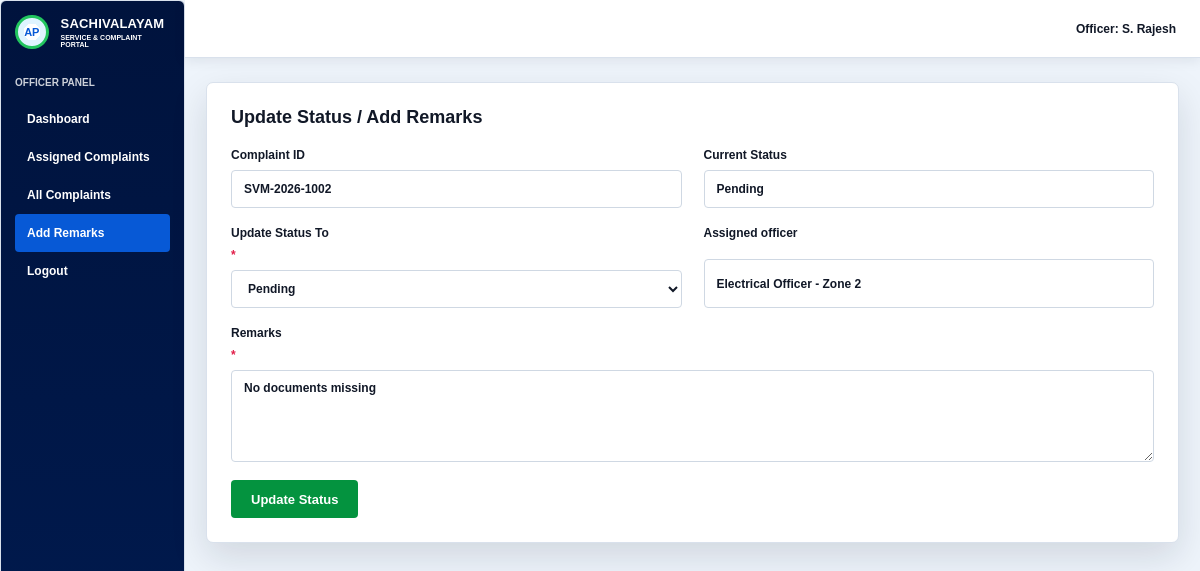
/request/SVM-2026-1002 (signed in), run on the app's committed database.
### tables this page shows
CREATE TABLE requests (
                id INTEGER PRIMARY KEY AUTOINCREMENT,
                tracking_id TEXT UNIQUE NOT NULL,
                citizen_name TEXT NOT NULL,
                phone TEXT NOT NULL,
                ward TEXT NOT NULL,
                category TEXT NOT NULL,
                title TEXT NOT NULL,
                description TEXT NOT NULL,
                documents TEXT NOT NULL,
                status TEXT NOT NULL,
                officer TEXT NOT NULL,
                created_at TEXT NOT NULL,
                updated_at TEXT NOT NULL
            );

### app.py (the view, shortened to what this page needs)
@app.route("/request/<tracking_id>", methods=["GET", "POST"])
@officer_required
def request_detail(tracking_id):
    record = get_request_by_tracking_id(tracking_id)
    if record is None:
        flash("Request not found.", "error")
        return redirect(url_for("dashboard"))
    return render_template(
        "detail.html",
        record=record,
        officers=sorted(set(OFFICERS.values())),
        statuses=["Pending", "Documents Missing", "In Progress", "Completed"],
    )

### app.py (called while the page is built, shortened)
def get_db():
    conn = sqlite3.connect(DATABASE)
    conn.row_factory = sqlite3.Row
    return conn

def init_db():
    with get_db() as conn:
        conn.execute(
            """
            CREATE TABLE IF NOT EXISTS requests (
                id INTEGER PRIMARY KEY AUTOINCREMENT,
                tracking_id TEXT UNIQUE NOT NULL,
                citizen_name TEXT NOT NULL,
                phone TEXT NOT NULL,
                ward TEXT NOT NULL,
                category TEXT NOT NULL,
                title TEXT NOT NULL,
                description TEXT NOT NULL,
                documents TEXT NOT NULL,
                status TEXT NOT NULL,
                officer TEXT NOT NULL,
                created_at TEXT NOT NULL,
                updated_at TEXT NOT NULL
            )
            """
        )
        count = conn.execute("SELECT COUNT(*) FROM requests").fetchone()[0]

@app.before_request
def prepare_database():
    init_db()

def get_request_by_tracking_id(tracking_id):
    with get_db() as conn:
        return conn.execute(
            "SELECT * FROM requests WHERE tracking_id = ?",
            (tracking_id.strip().upper(),),
        ).fetchone()

def officer_required(view):
    @wraps(view)
    def wrapped_view(*args, **kwargs):
        if not session.get("officer_logged_in"):
            flash("Officer login is required to access that page.", "error")
            return redirect(url_for("officer_login", next=request.path))
        return view(*args, **kwargs)
    return wrapped_view

### templates/detail.html (shortened to what this page needs)
{% extends "base.html" %}
{% block shell %}
<div class="panel-layout officer">
  <aside class="side-nav">
    <div class="side-brand">
      <span class="brand-mark">AP</span>
      <span><strong>SACHIVALAYAM</strong><small>SERVICE & COMPLAINT PORTAL</small></span>
    </div>
    <p>OFFICER PANEL</p>
    <a href="{{ url_for('dashboard') }}">Dashboard</a>
    <a href="{{ url_for('dashboard', status='Pending') }}">Assigned Complaints</a>
    <a href="{{ url_for('dashboard') }}">All Complaints</a>
    <a class="active" href="{{ url_for('request_detail', tracking_id=record.tracking_id) }}">Add Remarks</a>
    <a href="{{ url_for('logout') }}">Logout</a>
  </aside>
  <section class="panel-content">
    <div class="panel-topbar"><strong>Officer: S. Rajesh</strong></div>
    <section class="form-shell update-page">
      <h1>Update Status / Add Remarks</h1>
      <form method="post" class="form-grid">
        <label>
          Complaint ID
          <input value="{{ record.tracking_id }}" readonly>
        </label>
        <label>
          Current Status
          <input value="{{ record.status }}" readonly>
        </label>
        <label>
          Update Status To <b>*</b>
          <select name="status">
            {% for item in statuses %}
              <option value="{{ item }}" {% if record.status == item %}selected{% endif %}>{{ item }}</option>
            {% endfor %}
          </select>
        </label>
        <label>
          Assigned officer
          <input name="officer" value="{{ record.officer }}" list="officer-list">
        </label>
        <label class="wide">
          Remarks <b>*</b>
          <textarea name="documents" rows="5" placeholder="Enter remarks or comments">{{ record.documents }}</textarea>
        </label>
        <button class="btn success wide" type="submit">Update Status</button>
      </form>
    </section>
  </section>
</div>
{% endblock %}

### static/styles.css (style rules this page uses)
:root { --navy: #00133d; --navy-2: #00245c; --blue: #0759d6; --blue-2: #0b6ff0; --green: #04933f; --orange: #ff9d20; --purple: #9747aa; --ink: #111827; --muted: #64748b; --line: #d9e1ec; --bg: #f4f8fd; --white: #ffffff; --shadow: 0 14px 36px rgba(15, 23, 42, 0.13); }
* { box-sizing: border-box; }
body { margin: 0; background: var(--bg); color: var(--ink); font-family: Arial, Helvetica, sans-serif; font-size: 14px; }
a { color: inherit; text-decoration: none; }
.brand, .auth-brand, .side-brand { display: flex; align-items: center; gap: 12px; }
.brand-mark { width: 38px; height: 38px; display: grid; place-items: center; border: 3px solid #22c55e; border-radius: 50%; background: radial-gradient(circle, #ffffff 0 42%, #dff4ff 43% 100%); color: var(--blue); font-size: 11px; font-weight: 900; }
.brand strong, .auth-brand strong, .side-brand strong { display: block; font-size: 18px; line-height: 1; letter-spacing: .2px; }
.brand small, .auth-brand small, .side-brand small { display: block; margin-top: 4px; font-size: 10px; font-weight: 800; }
.btn { min-height: 38px; padding: 10px 20px; display: inline-flex; align-items: center; justify-content: center; border: 0; border-radius: 4px; cursor: pointer; font: inherit; font-size: 13px; font-weight: 900; }
.btn.success { width: fit-content; justify-self: start; background: var(--green); color: #fff; }
.panel-layout { min-height: 100vh; display: grid; grid-template-columns: 185px 1fr; background: #eef4fb; }
.side-nav { padding: 14px; background: linear-gradient(180deg, #00133d, #001b51); color: #fff; }
.side-brand { margin-bottom: 28px; }
.side-brand .brand-mark { width: 34px; height: 34px; }
.side-brand strong { font-size: 13px; }
.side-brand small { font-size: 7px; }
.side-nav p { margin: 0 0 12px 0; font-size: 10px; font-weight: 900; opacity: .8; }
.side-nav a { display: block; padding: 12px 12px; border-radius: 4px; color: #fff; font-size: 12px; font-weight: 800; }
.side-nav a.active, .side-nav a:hover { background: var(--blue); }
.panel-content { min-width: 0; }
.panel-topbar { height: 58px; padding: 0 24px; display: flex; justify-content: space-between; align-items: center; background: #fff; border-bottom: 1px solid var(--line); box-shadow: 0 3px 12px rgba(15, 23, 42, .08); font-size: 12px; }
.form-shell, .dashboard-content, .track-box, .record-view, .simple-page { width: min(980px, calc(100% - 42px)); margin: 24px auto; padding: 24px; background: #fff; border: 1px solid var(--line); border-radius: 7px; box-shadow: var(--shadow); }
.form-shell h1, .dashboard-content h1 { margin: 0 0 20px; font-size: 18px; }
.form-grid { display: grid; grid-template-columns: repeat(2, minmax(0, 1fr)); gap: 18px 22px; }
.wide { grid-column: 1 / -1; }
label { display: grid; gap: 8px; font-size: 12px; font-weight: 800; }
label b { color: #e11d48; }
input, select, textarea { width: 100%; min-height: 38px; padding: 10px 12px; border: 1px solid #cfd8e3; border-radius: 4px; color: var(--ink); background: #fff; font: inherit; font-size: 12px; }
textarea { resize: vertical; }
aside { padding: 16px; border: 1px solid var(--line); border-radius: 6px; }

### data on the page
requests: tracking_id "SVM-2026-1002", status "Pending", officer "Electrical Officer - Zone 2", documents "No documents missing"
